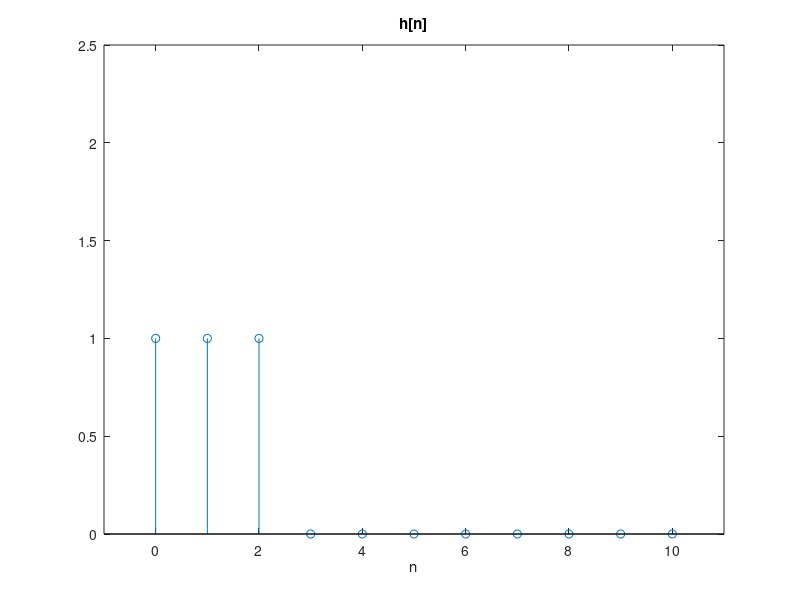
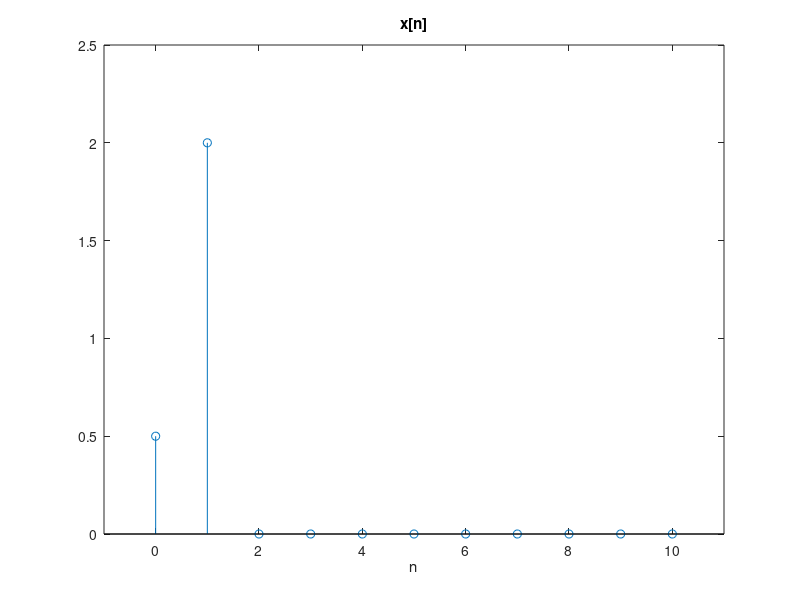
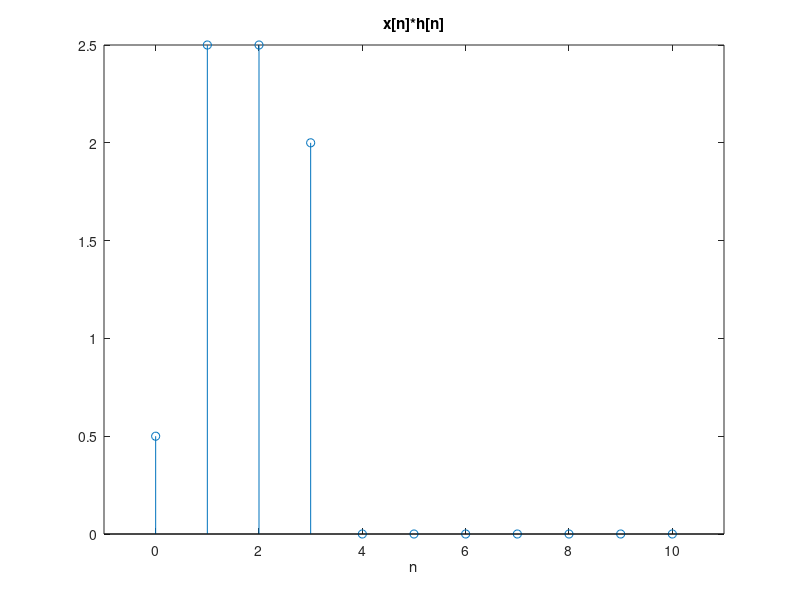
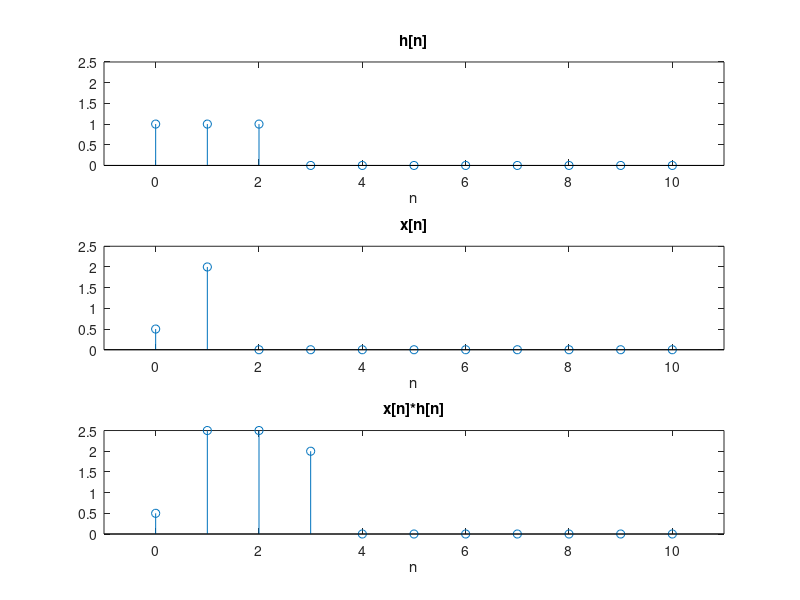

These charts were generated, in order, by the following MATLAB code:
% Plot discrete convolution sum

%% specify time frame [n0:t_step:n1]
n0 = 0;
n1 = 10;

t_step = 1;

% create time sequence t
n = linspace(n0, n1, n1+1);

%% Define Signal h[n]
% h[n]

% array n ; n(1) = 0

h = zeros(length(n),1);
h(1) = 1;
h(2) = 1;
h(3) = 1;

figure();
stem(n,h);
title("h[n]")
xlabel('n');
ylim([0 2.5]);
xlim([-1 length(n)])

%% Define Signal x[n]

x = zeros(length(n),1);
x(1) = 0.5;
x(2) = 2;

figure();
stem(n,x);
title("x[n]")
xlabel('n');
ylim([0 2.5]);
xlim([-1 length(n)])

%% Generate Signals y[n] = x[n]*h[n]

y = conv(x,h);

figure();
stem(n, y(1:length(n)));
title("x[n]*h[n]")
xlabel('n');
ylim([0 2.5]);
xlim([-1 length(n)])


%% subplot

figure();
subplot(3,1,1);
stem(n,h);
title("h[n]")
xlabel('n');
ylim([0 2.5]);
xlim([-1 length(n)])

subplot(3,1,2);
stem(n,x);
title("x[n]")
xlabel('n');
ylim([0 2.5]);
xlim([-1 length(n)])

subplot(3,1,3);
stem(n, y(1:length(n)));
title("x[n]*h[n]")
xlabel('n');
ylim([0 2.5]);
xlim([-1 length(n)])

